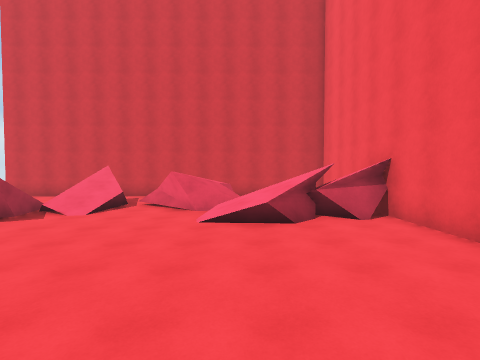
[1] (above)

24 first-person views from a walk through a Unity game level. The camera is 1.2 m above the floor, tilts 2° down and sees 85° across. The floor is counted in squares, 2 m on a side. Each view is taken from the middle of a square. On the plan, view 1 faces up. The plan holds only what a view shows up to about 9 squares ahead; the rest is blank. The place goes on beyond the plan. The player character is not drawn.

[2]
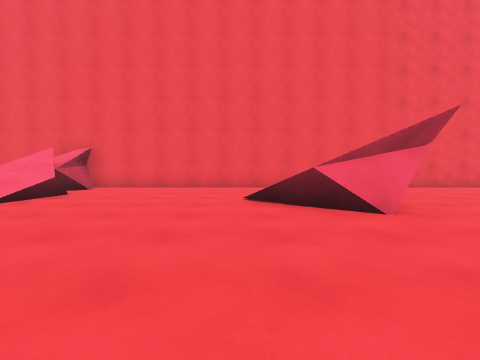

[3]
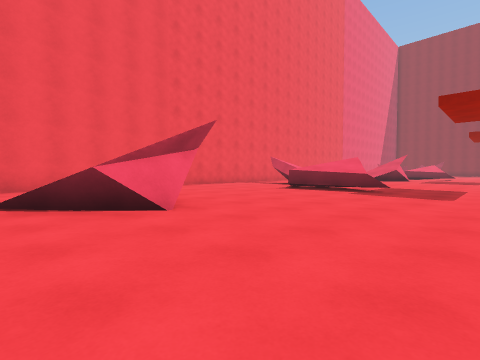

[4]
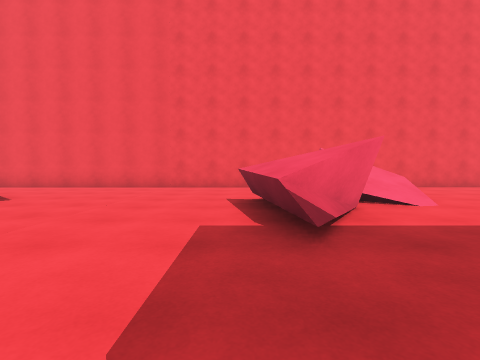

[5]
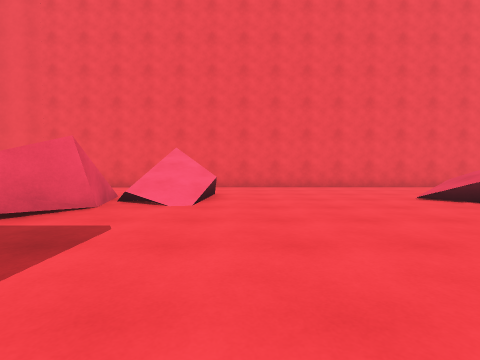

[6]
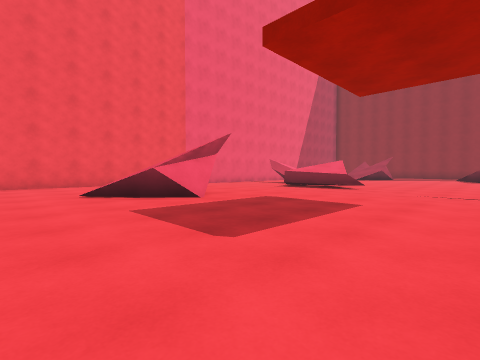

[7]
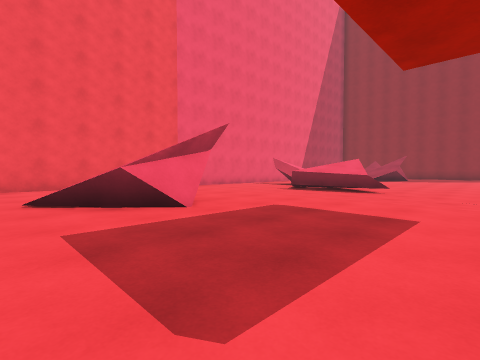

[8]
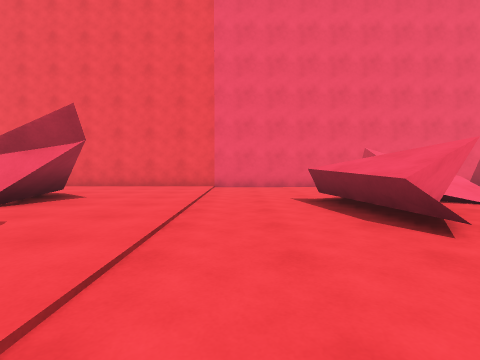

[9]
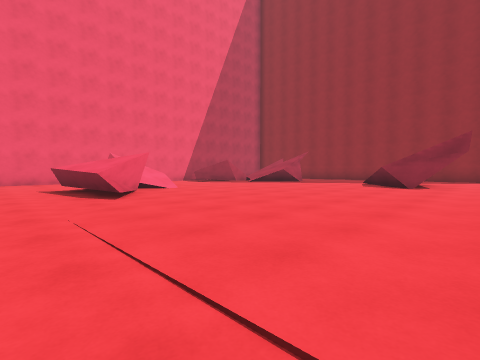

[10]
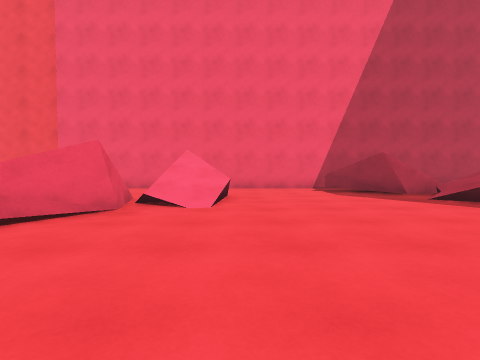

[11]
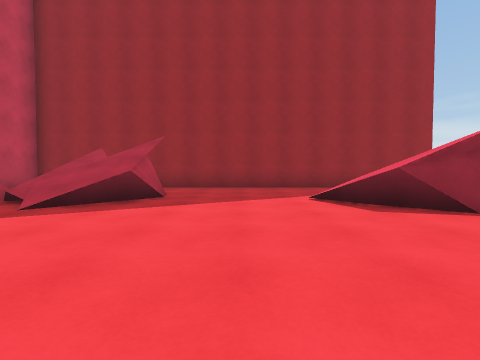

[12]
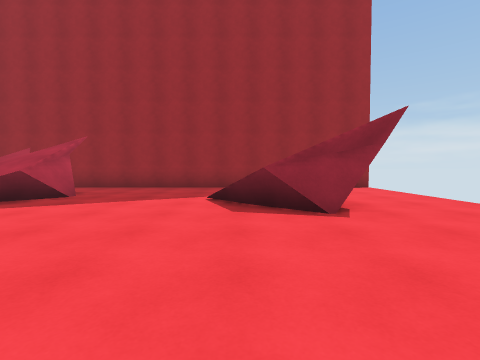

[13]
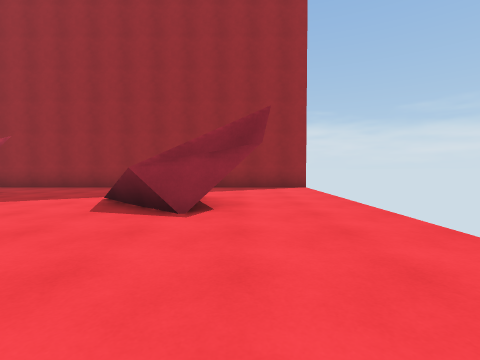

[14]
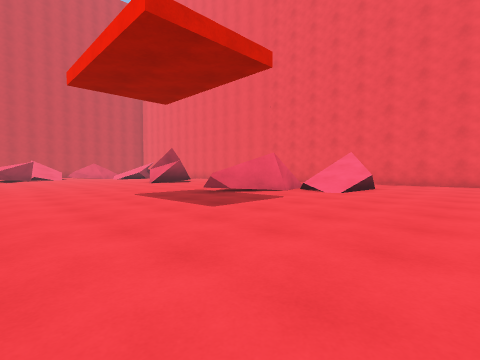

[15]
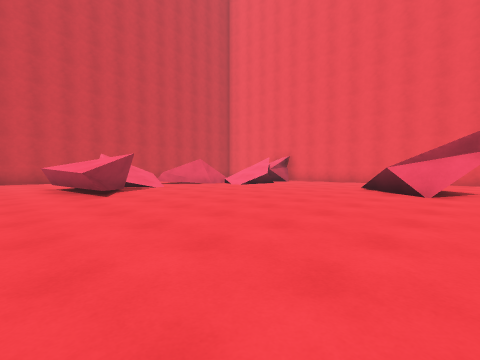

[16]
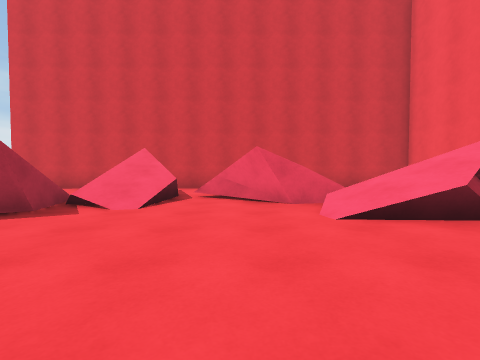

[17]
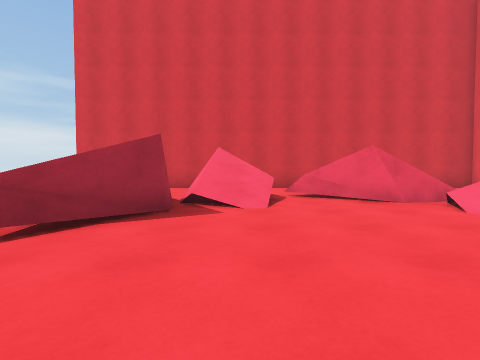

[18]
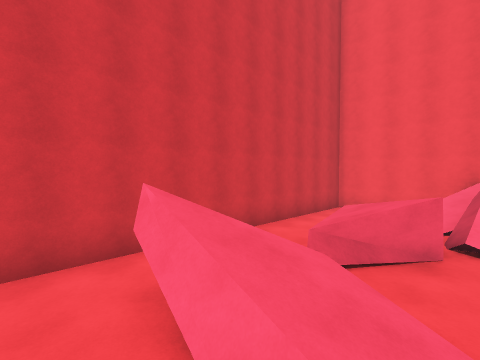

[19]
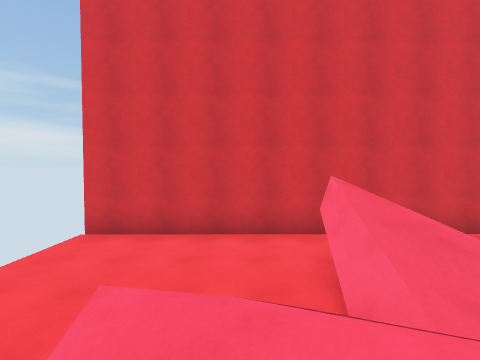

[20]
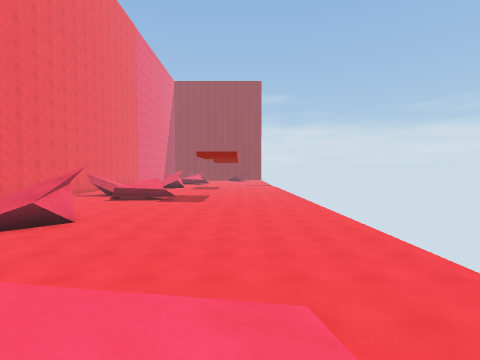

[21]
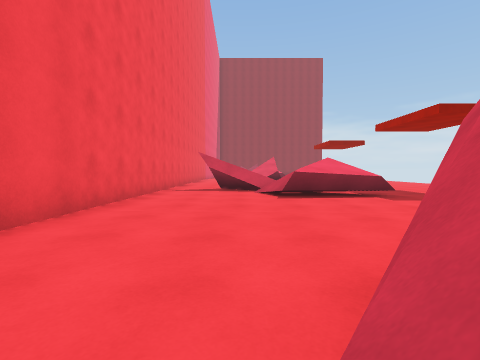

[22]
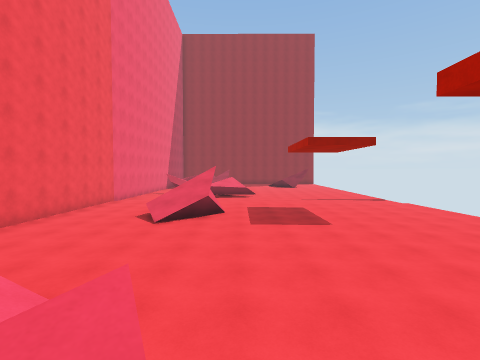

[23]
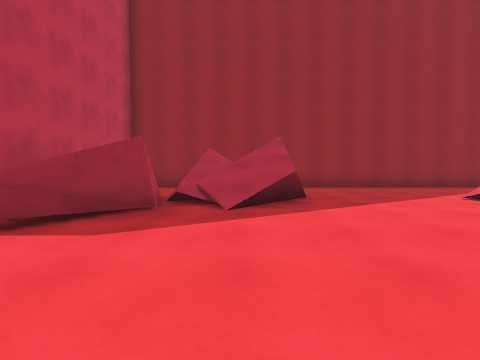

[24]
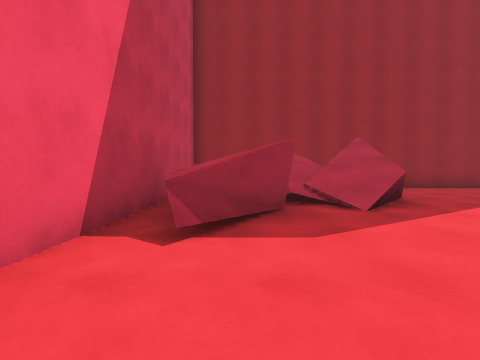

### Floor plan
Key: @ floor where view 1 was taken; # wall or solid block; . main floor; : floor 0.25 m higher than the main floor; / step, stairs or slope; = window, fence, low wall or low ledge; v drop or lower ground.
Columns run from 9 left of view 1 to 4 right of it. Each row starts with its distance up from view 1.
 11     #########
 10 #####::::::: #
  9 /:::::::::   #
  8 /:::#/////   #
  7  ::/=/:#////:#
  6  ///=/:://==##
  5  :://::::/=::#
  4  ..=...::::::#
  3 .......::::::#
  2 .......::::::#
  1 .......::/:::#
  0 .......:#@:::#
 -1 .......:=#:::#
 -2 .......::::::#
 -3 .......::::::#
 -4   .....::::::#
 -5   .....::::::#
 -6   .....:#/:::#
 -7   .....///:::#
 -8   .....:/=#::#
 -9   .....:://::#
-10   .....::::::#
-11   .....::::::#
-12   .....::::::#
-13  ......::::::#
-14 .......://:::#
-15 .......:///::#
-16 .......://:::#
-17    ....::::::#
-18    ....::::::#
-19  ...........:#
-20  ...........:#
-21  ......#=/..:#
-22  ......#=/v  #
-23  ........//  #
-24  ........./.:#
-25  ...........:#
-26 /...........:#
-27 /::::::::::###
-28 /////::::/:/##
-29 /:://:::#/=/##
-30 /::/::::#  : #
-31 /::::::::: : #
-32 /::::::::: : #
-33 #############

Positions as (right, up) in squares from view 1, and headings:
1: (0, 0), facing up
2: (-5, 1), facing right
3: (-5, 1), facing down-right
4: (-5, -6), facing right
5: (-5, -10), facing right
6: (-6, -12), facing down-right
7: (-5, -13), facing down-right
8: (-5, -19), facing right
9: (-8, -19), facing down-right
10: (-5, -24), facing right
11: (-3, -24), facing down
12: (-5, -24), facing down
13: (-7, -24), facing down
14: (-7, -12), facing up-right
15: (-8, -2), facing up-right
16: (-2, 2), facing up
17: (-4, 2), facing up
18: (-6, 6), facing up-right
19: (-6, 5), facing up
20: (-6, 6), facing down
21: (1, 0), facing down
22: (-2, -7), facing down
23: (0, -24), facing down
24: (2, -24), facing down
